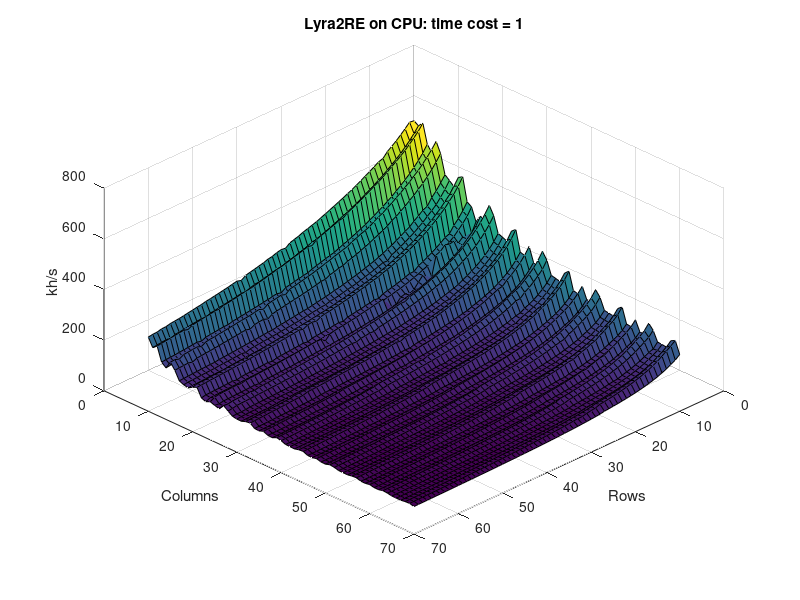
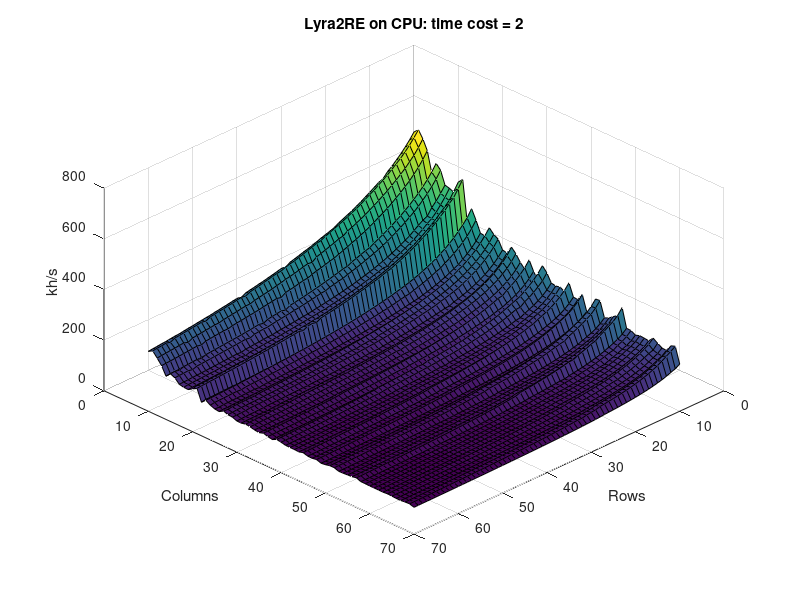
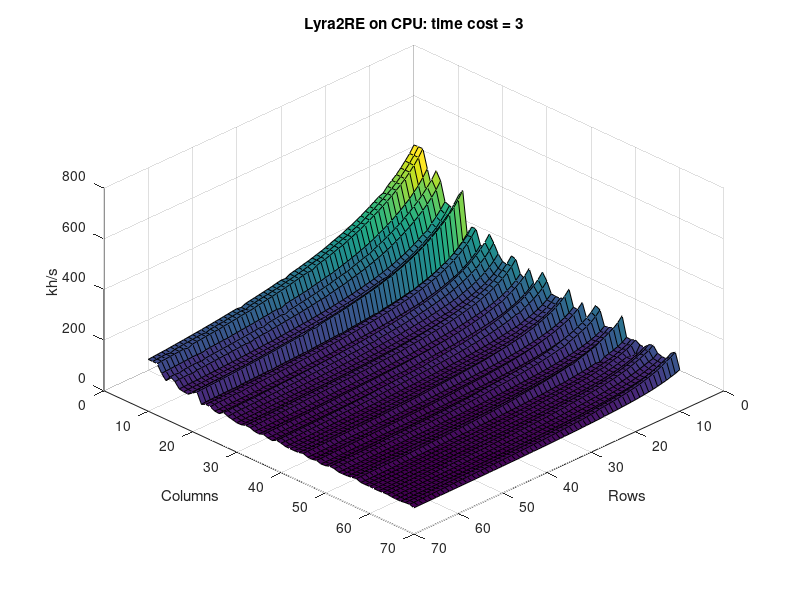
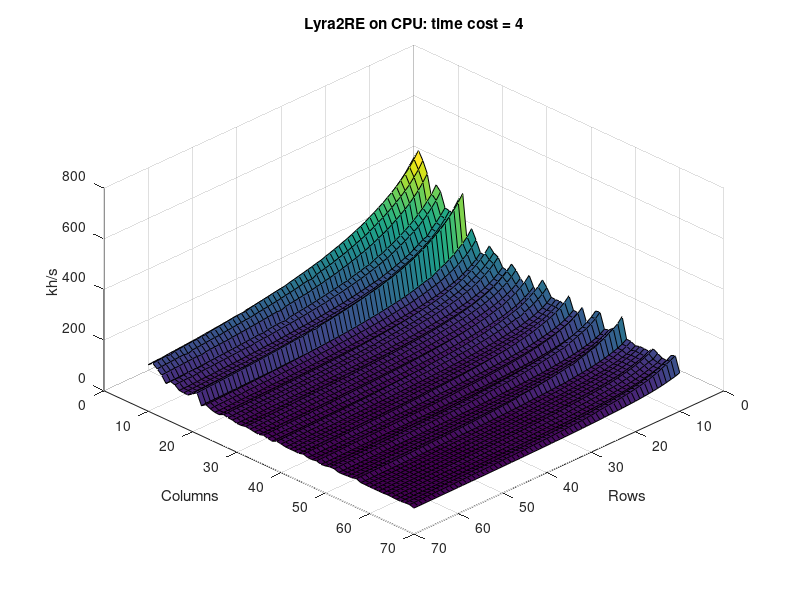

Write the MATLAB code that produced these figures, in order.
#------------------------------------------------------------------------------
# This is a script for visualizing LyraMark benchmarking tool results
# for different parameters of Lyra2RE algorithm.
#------------------------------------------------------------------------------
SAVE_IMAGES = false; # Set this true to save images to (eps and/or png) files.

# Set parameter that will be used for data extraction.
MAX_TIMECOST = 10;
MIN_COLS = 4;
MAX_COLS = 64;
MIN_ROWS = 4;
MAX_ROWS = 64;

#data = csvread('benchmark.csv');
data = csvread('benchmark_i5-3570k.csv');
#data = csvread('../bin/Release/benchmark.csv');

rowCount = MAX_ROWS - MIN_ROWS + 1;
colCount = MAX_COLS - MIN_COLS + 1;


# Take data for the selected time costs
for timeCost = 1:MAX_TIMECOST

  visualData = data(data(:, 1) == timeCost, :);


  # Extract rows, cols and hashrates
  rows = zeros(rowCount, colCount);
  rows(:) = visualData(:, 2);

  cols = zeros(rowCount, colCount);
  cols(:) = visualData(:, 3);

  hashrates = zeros(rowCount, colCount);
  hashrates(:) = visualData(:, 4);

  # Create a 3-D plot
  hFigure = figure(timeCost);
  clf(hFigure);
  
  surf(cols, rows, hashrates);
  graphTitle = ['Lyra2RE on CPU: time cost = ' num2str(timeCost)];
  title(graphTitle);
  xlabel('Rows');
  ylabel('Columns');
  zlabel('kh/s');
  zlim([0.0 800.0]);

  # Set viewpoint: azimuth = 135°, elevation = 45°
  view(135, 45);

  # Save graphs
  if SAVE_IMAGES
  
      #filenameEPS = ['lyra2re_cpu_timecost_' num2str(timeCost) '.eps'];
      #print(hFigure, filenameEPS, '-deps', '-color');
      filenamePNG = ['lyra2re_cpu_timecost_' num2str(timeCost) '.png'];
      saveas(hFigure, filenamePNG, 'png');
      
  endif
  
end